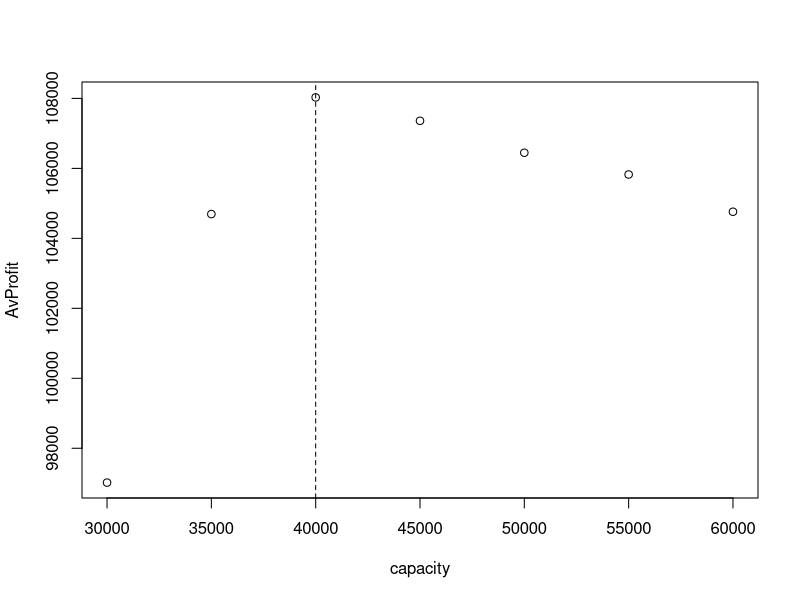

Recreate this plot in R.
#The annual demand for Wozac, a prescription drug manufactured and marketed by the NuFeel 
#Company, is normally distributed with mean 50,000 and standard deviation 12,000. We assume that 
#demand during each of the next 10 years is an independent random draw from this distribution. 
#NuFeel needs to determine how large they should build the Wozac plant to maximize its expected 
#profit over the next 10 years. If the company builds a plant that can produce x units of Wozac per year, 
#it will incur a one-time cost of $16 for each of these x units. NuFeel will produce only the amount 
#demanded each year, and each unit of Wozac produced will sell for $3.70. Each unit of Wozac 
#produced incurs a variable production cost of $0.20. It costs $0.40 per year to operate a unit of 
#capacity. Among the capacity levels of 30K, 35K, 40K, 45K, 50K, 55K, and 60K units per year, which level 
#maximizes expected profit?

#Setting variables
dmean = 50000
dstdev = 12000
fixed = 16
variable = 0.2
operation = 0.4
price = 3.7
years = 10
capacity = seq(30000,60000,5000)
AvProfit = c()

#Creating loop
for(c in 1:length(capacity)){
  profs = c()
  for (i in 1:10000){
    demand = rnorm(n = years, mean = dmean, sd = dstdev)
    cost = (capacity[c] * variable) + (operation * years) + fixed
    revenue = min(demand,capacity[c]) * price
    profit = revenue - cost
    profs[i] <- profit
  }
  AvProfit[c] = mean(profs)
}
AvProfit
#Plotting Forecasts for each quantity
maximized=40000
plot(capacity, AvProfit)
abline(v=maximized, lty=2)

#95% confidence Interval
max = AvProfit[3]
max - 1.96*(dstdev/sqrt(years))
max + 1.96*(dstdev/sqrt(years))
